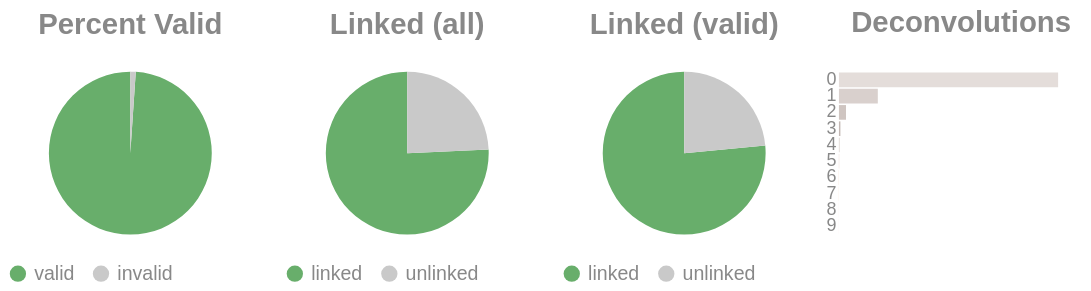

The cell this chart's notebook holds for it:
### Code cell
if SKIPLR:
    pass
else:
    clash = Counter()
    for i in valids['molecule'].to_list():
        _mol = i.split("-")
        if len(_mol) == 1:
            clash.update('0')
        else:
            clash.update(_mol[-1])

    _d = {"deconvolutions": [], 'count': []}
    for k,v in clash.items():
        _d['deconvolutions'].append(k)
        _d['count'].append(v)

    tot_valid = valids['reads'].sum()
    mask = valids['reads'] >= 2
    n_linked_reads = valids.filter(mask)['reads'].sum()
    if n_linked_reads == 0:
        print_html("No linked molecules (>=2 reads) were detected; skipping linked-only distributions.")
        SKIPLR = True
    else:
        perc_valid = round(tot_valid / n_reads, 4)
        linked_perc_abs = round(n_linked_reads / n_reads, 4)
        linked_perc = round(n_linked_reads / tot_valid, 4)

    _valid = pl.DataFrame({"valids": ['valid', 'invalid'], "count": [tot_valid, n_reads - tot_valid]})
    _linked_abs = pl.DataFrame({"linked (absolute)": ['linked', 'unlinked'], "count": [n_linked_reads, n_reads - n_linked_reads]})
    _linked_rel = pl.DataFrame({"linked (valids)": ['linked', 'unlinked'], "count": [n_linked_reads, tot_valid - n_linked_reads]})

    (
        alt.hconcat(
            piechart(_valid, goodval = 'valid', title = "Percent Valid"),
            piechart(_linked_abs, goodval = "linked", title =  "Linked (all)"),
            piechart(_linked_rel, goodval = "linked", title =  "Linked (valid)"),
            convolutionbar(pl.DataFrame(_d), title = "Deconvolutions"),
            center = True,
            bounds = 'flush'
        )
        .resolve_scale(color='independent')
        .resolve_legend('independent')
        .properties(usermeta={'embedOptions': {"actions": False}})
    ).display()

### Figure 1 — Vega-Lite specification as saved in the notebook (floating-point values rounded to 4 significant figures)
{"width": "container", "height": 400, "config": {"title": {"anchor": "start", "dy": -15, "fontSize": 18, "color": "#888888", "subtitleColor": "#888888", "subtitleFontSize": 14}, "arc": {"fill": "#0072B2"}, "axis": {"domainColor": "#888888", "domainWidth": 0.5, "gridWidth": 0.2, "grid": false, "titleFontWeight": 400, "titleFontSize": 15, "labelFontSize": 11, "labelColor": "#888888", "tickColor": "#888888", "tickWidth": 0.2, "titleColor": "#888888"}, "axisBand": {"grid": false}, "axisX": {"grid": true, "tickSize": 10, "domainCap": "round"}, "axisY": {"domain": false, "grid": true, "tickSize": 0, "domainCap": "round"}, "background": "transparent", "header": {"labelFontSize": 15, "labelColor": "#888888", "titleFontSize": 15, "titleFontWeight": 600, "titleColor": "#888888"}, "legend": {"labelFont": "sans-serif", "labelFontSize": 12, "labelColor": "#888888", "symbolSize": 100, "symbolType": "circle", "titleFontSize": 12, "titlePadding": 10, "titleColor": "#888888", "title": null}, "range": {"category": ["#E69F00", "#56B4E9", "#009E73", "#F0E442", "#0072B2", "#D55E00", "#CC79A7", "#000000"], "diverging": ["#cfe8f3", "#a2d4ec", "#73bfe2", "#46abdb", "#1696d2", "#12719e"]}, "area": {"fill": "#0072B2", "fillOpacity": 0.7, "line": true, "strokeOpacity": 0.7}, "line": {"color": "#0072B2", "stroke": "#0072B2", "strokeWidth": 2}, "trail": {"color": "#0072B2", "stroke": "#0072B2", "strokeWidth": 0, "size": 1}, "point": {"filled": true, "fillOpacity": 1.0, "size": 95}, "text": {"color": "#888888", "fontSize": 11, "align": "right", "fontWeight": 400, "size": 11}, "bar": {"fill": "#0072B2", "stroke": null}, "view": {"stroke": null, "continuousWidth": 660, "continuousHeight": 400}}, "hconcat": [{"data": {"name": "data-59eb6e808413ec38d08ef1596d7ab97f"}, "mark": {"type": "arc"}, "encoding": {"color": {"field": "valids", "legend": {"orient": "bottom", "title": null}, "scale": {"domain": ["valid", "invalid"], "range": ["#68ae6b", "#C9C9C9"]}, "title": "Valids", "type": "nominal"}, "theta": {"field": "count", "type": "quantitative"}, "tooltip": [{"field": "valids", "title": "Valids", "type": "ordinal"}, {"field": "percent", "format": ".2%", "title": "Percent", "type": "quantitative"}, {"field": "count", "title": "Count", "type": "quantitative"}]}, "height": 100, "title": {"text": "Percent Valid", "align": "center", "anchor": "middle"}, "transform": [{"calculate": "datum.count / 2289011", "as": "percent"}], "width": 150}, {"data": {"name": "data-7abc45fec1ee026fd0a6c114333e42f3"}, "mark": {"type": "arc"}, "encoding": {"color": {"field": "linked (absolute)", "legend": {"orient": "bottom", "title": null}, "scale": {"domain": ["linked", "unlinked"], "range": ["#68ae6b", "#C9C9C9"]}, "title": "Linked (Absolute)", "type": "nominal"}, "theta": {"field": "count", "type": "quantitative"}, "tooltip": [{"field": "linked (absolute)", "title": "Linked (Absolute)", "type": "ordinal"}, {"field": "percent", "format": ".2%", "title": "Percent", "type": "quantitative"}, {"field": "count", "title": "Count", "type": "quantitative"}]}, "height": 100, "title": {"text": "Linked (all)", "align": "center", "anchor": "middle"}, "transform": [{"calculate": "datum.count / 2289011", "as": "percent"}], "width": 150}, {"data": {"name": "data-4e578dbefbd69f9ce95b24b2a9415623"}, "mark": {"type": "arc"}, "encoding": {"color": {"field": "linked (valids)", "legend": {"orient": "bottom", "title": null}, "scale": {"domain": ["linked", "unlinked"], "range": ["#68ae6b", "#C9C9C9"]}, "title": "Linked (Valids)", "type": "nominal"}, "theta": {"field": "count", "type": "quantitative"}, "tooltip": [{"field": "linked (valids)", "title": "Linked (Valids)", "type": "ordinal"}, {"field": "percent", "format": ".2%", "title": "Percent", "type": "quantitative"}, {"field": "count", "title": "Count", "type": "quantitative"}]}, "height": 100, "title": {"text": "Linked (valid)", "align": "center", "anchor": "middle"}, "transform": [{"calculate": "datum.count / 2264554", "as": "percent"}], "width": 150}, {"data": {"name": "data-53b32fd79a6e3ed4ed06ddc88d164307"}, "mark": {"type": "bar"}, "encoding": {"color": {"field": "deconvolutions", "legend": null, "scale": {"scheme": "lightgreyred"}, "type": "nominal"}, "tooltip": [{"field": "deconvolutions", "title": "Deconvolutions", "type": "ordinal"}, {"field": "percent", "format": ".2%", "title": "Percent", "type": "quantitative"}, {"field": "count", "title": "Count", "type": "quantitative"}], "x": {"axis": null, "field": "count", "type": "quantitative"}, "y": {"field": "deconvolutions", "sort": "ascending", "title": null, "type": "nominal"}}, "height": 100, "title": {"text": "Deconvolutions", "align": "center", "anchor": "middle"}, "transform": [{"calculate": "datum.count / 984424", "as": "percent"}], "width": 150}], "bounds": "flush", "center": true, "resolve": {"legend": {"angle": "independent"}, "scale": {"color": "independent"}}, "usermeta": {"embedOptions": {"actions": false}}, "$schema": "https://vega.github.io/schema/vega-lite/v6.4.1.json", "datasets": {"data-59eb6e808413ec38d08ef1596d7ab97f": [{"valids": "valid", "count": 2264554}, {"valids": "invalid", "count": 24457}], "data-7abc45fec1ee026fd0a6c114333e42f3": [{"linked (absolute)": "linked", "count": 1732529}, {"linked (absolute)": "unlinked", "count": 556482}], "data-4e578dbefbd69f9ce95b24b2a9415623": [{"linked (valids)": "linked", "count": 1732529}, {"linked (valids)": "unlinked", "count": 532025}], "data-53b32fd79a6e3ed4ed06ddc88d164307": [{"deconvolutions": "0", "count": 807336}, {"deconvolutions": "1", "count": 143196}, {"deconvolutions": "2", "count": 26013}, {"deconvolutions": "3", "count": 5406}, {"deconvolutions": "4", "count": 1460}, {"deconvolutions": "5", "count": 538}, {"deconvolutions": "6", "count": 244}, {"deconvolutions": "7", "count": 129}, {"deconvolutions": "8", "count": 64}, {"deconvolutions": "9", "count": 38}]}}
